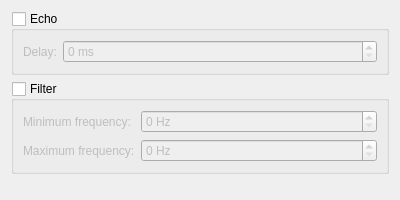
<?xml version="1.0" encoding="UTF-8"?>
<ui version="4.0">
 <class>DialogEffects</class>
 <widget class="QDialog" name="DialogEffects">
  <property name="windowModality">
   <enum>Qt::WindowModal</enum>
  </property>
  <property name="geometry">
   <rect>
    <x>0</x>
    <y>0</y>
    <width>400</width>
    <height>200</height>
   </rect>
  </property>
  <property name="windowTitle">
   <string>Effets</string>
  </property>
  <layout class="QVBoxLayout" name="verticalLayout">
   <item>
    <widget class="QGroupBox" name="groupEcho">
     <property name="title">
      <string>Echo</string>
     </property>
     <property name="checkable">
      <bool>true</bool>
     </property>
     <property name="checked">
      <bool>false</bool>
     </property>
     <layout class="QFormLayout" name="formLayout">
      <item row="0" column="0">
       <widget class="QLabel" name="lblEchoDelay">
        <property name="text">
         <string>Delay:</string>
        </property>
       </widget>
      </item>
      <item row="0" column="1">
       <widget class="QSpinBox" name="editEchoDelay">
        <property name="suffix">
         <string> ms</string>
        </property>
        <property name="maximum">
         <number>1000</number>
        </property>
       </widget>
      </item>
     </layout>
    </widget>
   </item>
   <item>
    <widget class="QGroupBox" name="groupFilter">
     <property name="title">
      <string>Filter</string>
     </property>
     <property name="checkable">
      <bool>true</bool>
     </property>
     <property name="checked">
      <bool>false</bool>
     </property>
     <layout class="QFormLayout" name="formLayout_2">
      <item row="0" column="0">
       <widget class="QLabel" name="lblMinFreq">
        <property name="text">
         <string>Minimum frequency:</string>
        </property>
       </widget>
      </item>
      <item row="0" column="1">
       <widget class="QSpinBox" name="editMinFreq">
        <property name="suffix">
         <string> Hz</string>
        </property>
        <property name="maximum">
         <number>22000</number>
        </property>
       </widget>
      </item>
      <item row="1" column="0">
       <widget class="QLabel" name="lblMaxFreq">
        <property name="text">
         <string>Maximum frequency:</string>
        </property>
       </widget>
      </item>
      <item row="1" column="1">
       <widget class="QSpinBox" name="editMaxFreq">
        <property name="suffix">
         <string> Hz</string>
        </property>
        <property name="maximum">
         <number>22000</number>
        </property>
       </widget>
      </item>
     </layout>
    </widget>
   </item>
   <item>
    <spacer name="verticalSpacer">
     <property name="orientation">
      <enum>Qt::Vertical</enum>
     </property>
     <property name="sizeHint" stdset="0">
      <size>
       <width>10</width>
       <height>20</height>
      </size>
     </property>
    </spacer>
   </item>
   <item>
    <widget class="QDialogButtonBox" name="buttonBox"/>
   </item>
  </layout>
 </widget>
 <resources/>
 <connections/>
</ui>
